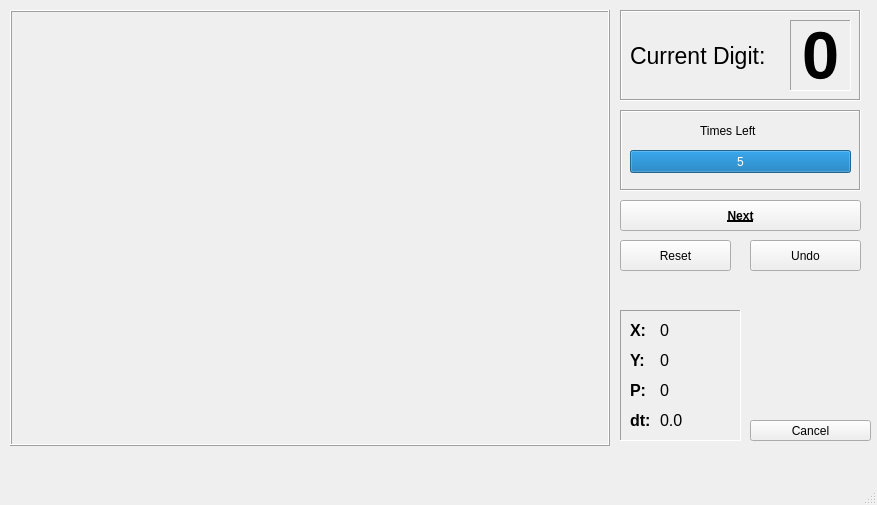
<?xml version="1.0" encoding="UTF-8"?>
<ui version="4.0">
 <class>MainWindow</class>
 <widget class="QMainWindow" name="MainWindow">
  <property name="geometry">
   <rect>
    <x>0</x>
    <y>0</y>
    <width>877</width>
    <height>505</height>
   </rect>
  </property>
  <property name="windowTitle">
   <string>MainWindow</string>
  </property>
  <widget class="QWidget" name="centralwidget">
   <widget class="QFrame" name="drawing_frame">
    <property name="geometry">
     <rect>
      <x>10</x>
      <y>10</y>
      <width>600</width>
      <height>436</height>
     </rect>
    </property>
    <property name="frameShape">
     <enum>QFrame::Box</enum>
    </property>
    <property name="frameShadow">
     <enum>QFrame::Raised</enum>
    </property>
    <widget class="QWidget" name="drawing_panel" native="true">
     <property name="geometry">
      <rect>
       <x>0</x>
       <y>0</y>
       <width>600</width>
       <height>436</height>
      </rect>
     </property>
    </widget>
   </widget>
   <widget class="QFrame" name="phase_frame">
    <property name="geometry">
     <rect>
      <x>620</x>
      <y>10</y>
      <width>241</width>
      <height>91</height>
     </rect>
    </property>
    <property name="frameShape">
     <enum>QFrame::Box</enum>
    </property>
    <property name="frameShadow">
     <enum>QFrame::Sunken</enum>
    </property>
    <widget class="QLabel" name="phase_digit_label">
     <property name="geometry">
      <rect>
       <x>170</x>
       <y>10</y>
       <width>61</width>
       <height>71</height>
      </rect>
     </property>
     <property name="font">
      <font>
       <pointsize>50</pointsize>
       <weight>75</weight>
       <bold>true</bold>
      </font>
     </property>
     <property name="frameShape">
      <enum>QFrame::Panel</enum>
     </property>
     <property name="frameShadow">
      <enum>QFrame::Sunken</enum>
     </property>
     <property name="text">
      <string>0</string>
     </property>
     <property name="textFormat">
      <enum>Qt::AutoText</enum>
     </property>
     <property name="scaledContents">
      <bool>false</bool>
     </property>
     <property name="alignment">
      <set>Qt::AlignCenter</set>
     </property>
    </widget>
    <widget class="QLabel" name="phase_label">
     <property name="geometry">
      <rect>
       <x>10</x>
       <y>20</y>
       <width>151</width>
       <height>51</height>
      </rect>
     </property>
     <property name="font">
      <font>
       <pointsize>17</pointsize>
      </font>
     </property>
     <property name="text">
      <string>Current Digit:</string>
     </property>
    </widget>
   </widget>
   <widget class="QFrame" name="progress_frame">
    <property name="geometry">
     <rect>
      <x>620</x>
      <y>110</y>
      <width>241</width>
      <height>81</height>
     </rect>
    </property>
    <property name="frameShape">
     <enum>QFrame::Box</enum>
    </property>
    <property name="frameShadow">
     <enum>QFrame::Sunken</enum>
    </property>
    <widget class="QProgressBar" name="count_progress_bar">
     <property name="geometry">
      <rect>
       <x>10</x>
       <y>40</y>
       <width>221</width>
       <height>23</height>
      </rect>
     </property>
     <property name="maximum">
      <number>5</number>
     </property>
     <property name="value">
      <number>5</number>
     </property>
     <property name="orientation">
      <enum>Qt::Horizontal</enum>
     </property>
     <property name="format">
      <string>%v</string>
     </property>
    </widget>
    <widget class="QLabel" name="count_progress_label">
     <property name="geometry">
      <rect>
       <x>80</x>
       <y>10</y>
       <width>71</width>
       <height>21</height>
      </rect>
     </property>
     <property name="text">
      <string>Times Left</string>
     </property>
    </widget>
   </widget>
   <widget class="QFrame" name="data_frame">
    <property name="geometry">
     <rect>
      <x>620</x>
      <y>310</y>
      <width>121</width>
      <height>131</height>
     </rect>
    </property>
    <property name="frameShape">
     <enum>QFrame::Panel</enum>
    </property>
    <property name="frameShadow">
     <enum>QFrame::Sunken</enum>
    </property>
    <widget class="QLabel" name="data_x_label">
     <property name="geometry">
      <rect>
       <x>10</x>
       <y>10</y>
       <width>21</width>
       <height>21</height>
      </rect>
     </property>
     <property name="font">
      <font>
       <pointsize>12</pointsize>
       <weight>75</weight>
       <bold>true</bold>
      </font>
     </property>
     <property name="text">
      <string>X:</string>
     </property>
    </widget>
    <widget class="QLabel" name="data_y_label">
     <property name="geometry">
      <rect>
       <x>10</x>
       <y>40</y>
       <width>21</width>
       <height>21</height>
      </rect>
     </property>
     <property name="font">
      <font>
       <pointsize>12</pointsize>
       <weight>75</weight>
       <bold>true</bold>
      </font>
     </property>
     <property name="text">
      <string>Y:</string>
     </property>
    </widget>
    <widget class="QLabel" name="data_p_label">
     <property name="geometry">
      <rect>
       <x>10</x>
       <y>70</y>
       <width>21</width>
       <height>21</height>
      </rect>
     </property>
     <property name="font">
      <font>
       <pointsize>12</pointsize>
       <weight>75</weight>
       <bold>true</bold>
      </font>
     </property>
     <property name="text">
      <string>P:</string>
     </property>
    </widget>
    <widget class="QLabel" name="data_x_value">
     <property name="geometry">
      <rect>
       <x>40</x>
       <y>10</y>
       <width>68</width>
       <height>21</height>
      </rect>
     </property>
     <property name="font">
      <font>
       <pointsize>12</pointsize>
      </font>
     </property>
     <property name="text">
      <string>0</string>
     </property>
    </widget>
    <widget class="QLabel" name="data_y_value">
     <property name="geometry">
      <rect>
       <x>40</x>
       <y>40</y>
       <width>68</width>
       <height>21</height>
      </rect>
     </property>
     <property name="font">
      <font>
       <pointsize>12</pointsize>
      </font>
     </property>
     <property name="text">
      <string>0</string>
     </property>
    </widget>
    <widget class="QLabel" name="data_p_value">
     <property name="geometry">
      <rect>
       <x>40</x>
       <y>70</y>
       <width>68</width>
       <height>21</height>
      </rect>
     </property>
     <property name="font">
      <font>
       <pointsize>12</pointsize>
      </font>
     </property>
     <property name="text">
      <string>0</string>
     </property>
    </widget>
    <widget class="QLabel" name="data_dt_label">
     <property name="geometry">
      <rect>
       <x>10</x>
       <y>100</y>
       <width>21</width>
       <height>21</height>
      </rect>
     </property>
     <property name="font">
      <font>
       <pointsize>12</pointsize>
       <weight>75</weight>
       <bold>true</bold>
      </font>
     </property>
     <property name="text">
      <string>dt:</string>
     </property>
    </widget>
    <widget class="QLabel" name="data_dt_value">
     <property name="geometry">
      <rect>
       <x>40</x>
       <y>100</y>
       <width>68</width>
       <height>21</height>
      </rect>
     </property>
     <property name="font">
      <font>
       <pointsize>12</pointsize>
      </font>
     </property>
     <property name="text">
      <string>0.0</string>
     </property>
    </widget>
   </widget>
   <widget class="QPushButton" name="button_next">
    <property name="geometry">
     <rect>
      <x>620</x>
      <y>200</y>
      <width>241</width>
      <height>31</height>
     </rect>
    </property>
    <property name="font">
     <font>
      <weight>75</weight>
      <bold>true</bold>
      <underline>true</underline>
     </font>
    </property>
    <property name="text">
     <string>Next</string>
    </property>
    <property name="flat">
     <bool>false</bool>
    </property>
   </widget>
   <widget class="QPushButton" name="button_reset">
    <property name="geometry">
     <rect>
      <x>620</x>
      <y>240</y>
      <width>111</width>
      <height>31</height>
     </rect>
    </property>
    <property name="text">
     <string>Reset</string>
    </property>
   </widget>
   <widget class="QPushButton" name="button_cancel">
    <property name="geometry">
     <rect>
      <x>750</x>
      <y>420</y>
      <width>121</width>
      <height>21</height>
     </rect>
    </property>
    <property name="font">
     <font>
      <pointsize>9</pointsize>
      <underline>false</underline>
     </font>
    </property>
    <property name="text">
     <string>Cancel</string>
    </property>
    <property name="autoExclusive">
     <bool>false</bool>
    </property>
   </widget>
   <widget class="QPushButton" name="button_undo">
    <property name="geometry">
     <rect>
      <x>750</x>
      <y>240</y>
      <width>111</width>
      <height>31</height>
     </rect>
    </property>
    <property name="text">
     <string>Undo</string>
    </property>
   </widget>
  </widget>
  <widget class="QMenuBar" name="menubar">
   <property name="geometry">
    <rect>
     <x>0</x>
     <y>0</y>
     <width>877</width>
     <height>25</height>
    </rect>
   </property>
  </widget>
  <widget class="QStatusBar" name="statusbar"/>
 </widget>
 <resources/>
 <connections/>
</ui>
